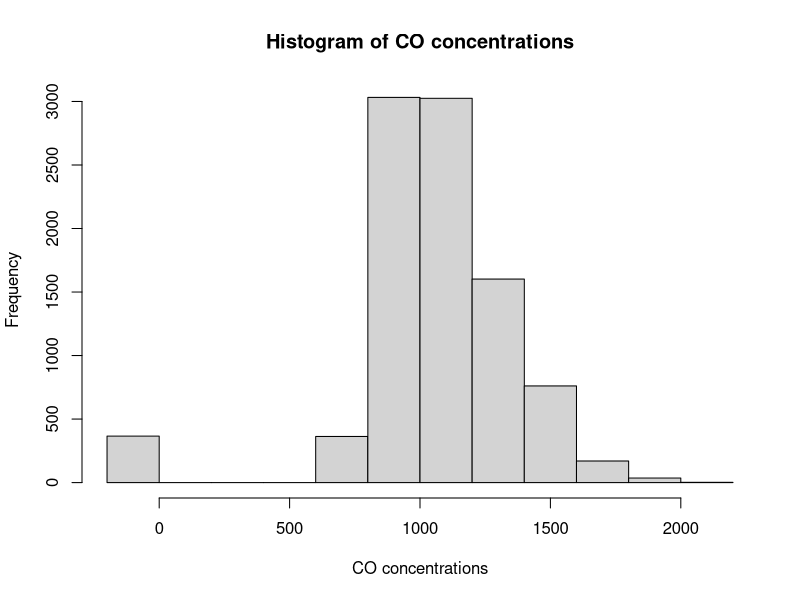
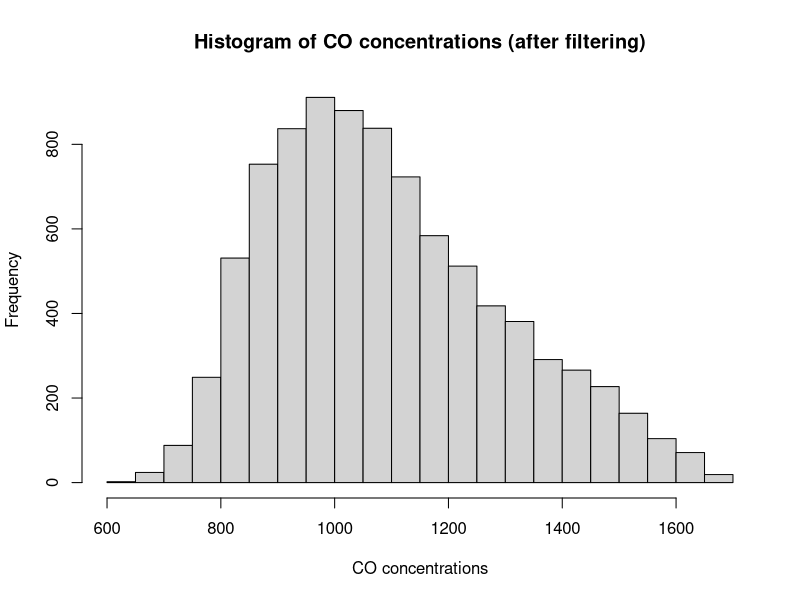
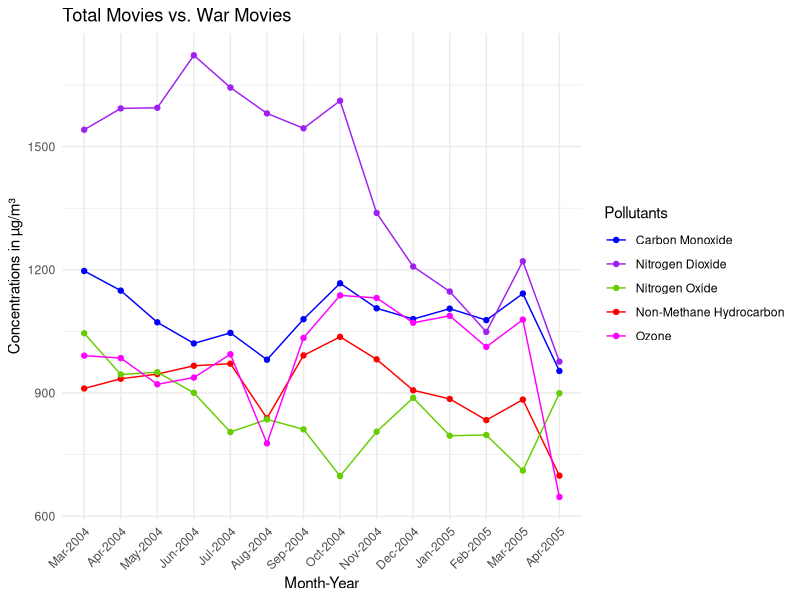
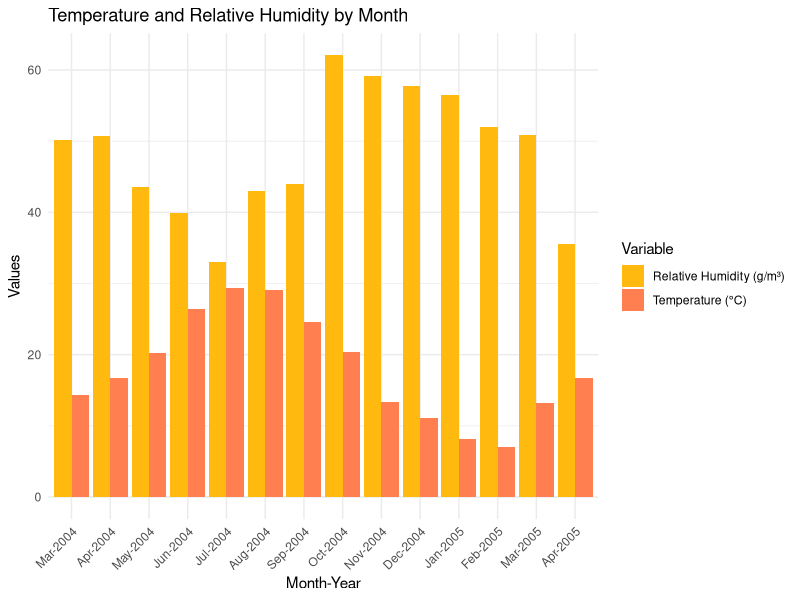

These charts were generated, in order, by the following R code:
## ---- chunk 1
library(readxl)
library(ggplot2)
library(lubridate)
library(tidyverse)
## ---- chunk 2
#| code-fold: true
air <- read_excel("AirQualityUCI.xls")
head(air)
## ---- chunk 3
#| code-fold: true
air <- air %>% 
  rename(
    CO = `CO(GT)`,
    S_CO = `PT08.S1(CO)`,
    NMHC = `NMHC(GT)`,
    S_NMHC = `PT08.S2(NMHC)`,
    C6H6 = `C6H6(GT)`,
    NOx = `NOx(GT)`,
    S_NOx = `PT08.S3(NOx)`,
    NO2 = `NO2(GT)`,
    S_NO2 = `PT08.S4(NO2)`,
    S_O3 = `PT08.S5(O3)`
  )
## ---- chunk 4
#| code-fold: true
# Histogram for S_CO 
hist(air$S_CO,
     main = "Histogram of CO concentrations",
     xlab = "CO concentrations")
## ---- chunk 5
#| code-fold: true
# Calculate IQR
Q1 <- quantile(air$S_CO, 0.25, na.rm = TRUE)
Q3 <- quantile(air$S_CO, 0.75, na.rm = TRUE)
IQR <- Q3 - Q1

# Define outlier bounds
lower_bound <- Q1 - 1.5 * IQR
upper_bound <- Q3 + 1.5 * IQR

# Filter rows to remove outliers
air_filtered <- air[air$S_CO >= lower_bound & air$S_CO <= upper_bound, ]
# Reassign original dataset with filtered dataset
air <- air_filtered

hist(air_filtered$S_CO,
     main = "Histogram of CO concentrations (after filtering)",
     xlab = "CO concentrations")
## ---- chunk 6
#| code-fold: true
# Convert 'Date' column to y-m-d format
air$Date <- ymd(air$Date)

# Create numerical Month and Year columns
air <- air %>%
  mutate(
    Month = month(Date, label = TRUE), # Extracts month as a numeric value (1-12)
    Year = year(Date)    # Extracts year
  )

# Group by Year and Month for summarization
airM <- air %>%
  group_by(Year, Month) %>%
  summarize(across(where(is.numeric), ~mean(., na.rm = TRUE)))

head(airM, 5)
## ---- chunk 7
#| code-fold: true
#Summarize data (excluding Year and Month columns )
summary(airM[, -c(1, 2)])
## ---- chunk 8
#| code-fold: true
# Plot monthly Concentrations
airM %>%
  # Use interaction to combine Month and Year
  ggplot(aes(x = interaction(Month, Year, sep = "-"))) +
  # Add points and lines for different pollutants
  geom_point(aes(y = S_CO, color = "Carbon Monoxide")) + 
  geom_line(aes(y = S_CO, color = "Carbon Monoxide", group = 1)) +
  geom_point(aes(y = S_NMHC, color = "Non-Methane Hydrocarbon")) +
  geom_line(aes(y = S_NMHC, color = "Non-Methane Hydrocarbon", group = 1)) +
  geom_point(aes(y = S_NOx, color = "Nitrogen Oxide")) + 
  geom_line(aes(y = S_NOx, color = "Nitrogen Oxide", group = 1)) +
  geom_point(aes(y = S_NO2, color = "Nitrogen Dioxide")) + 
  geom_line(aes(y = S_NO2, color = "Nitrogen Dioxide", group = 1)) +
  geom_point(aes(y = S_O3, color = "Ozone")) + 
  geom_line(aes(y = S_O3, color = "Ozone", group = 1)) +
  labs(
    title = "Total Movies vs. War Movies",
    x = "Month-Year",
    y = "Concentrations in µg/m³"
  ) +
  scale_color_manual(
    values = c("Carbon Monoxide" = "blue", 
               "Non-Methane Hydrocarbon" = "red", 
               "Nitrogen Oxide" = "chartreuse3",
               "Nitrogen Dioxide" = "purple",
               "Ozone" = "magenta"),
    name = "Pollutants"
  ) +
  theme_minimal() +
  theme(axis.text.x = element_text(angle = 45, hjust = 1))  # Rotate x-axis labels
## ---- chunk 9
#| code-fold: true
# Plot monthly Temperatures and Relative Humidity
airM %>%
  pivot_longer(
    cols = c(RH, T), 
    names_to = "Variable", 
    values_to = "Value"
  ) %>%
  ggplot(aes(x = interaction(Month, Year, sep = "-"), y = Value, fill = Variable)) +
  geom_col(position = "dodge") +
  labs(
    title = "Temperature and Relative Humidity by Month",
    x = "Month-Year",
    y = "Values",
    fill = "Variable"
  ) +
  scale_fill_manual(
    values = c("T" = "coral", "RH" = "darkgoldenrod1"),
    labels = c("T" = "Temperature (°C)", "RH" = "Relative Humidity (g/m³)")
  ) +
  theme_minimal() + 
  theme(axis.text.x = element_text(angle = 45, hjust = 1))
## ---- chunk 10
